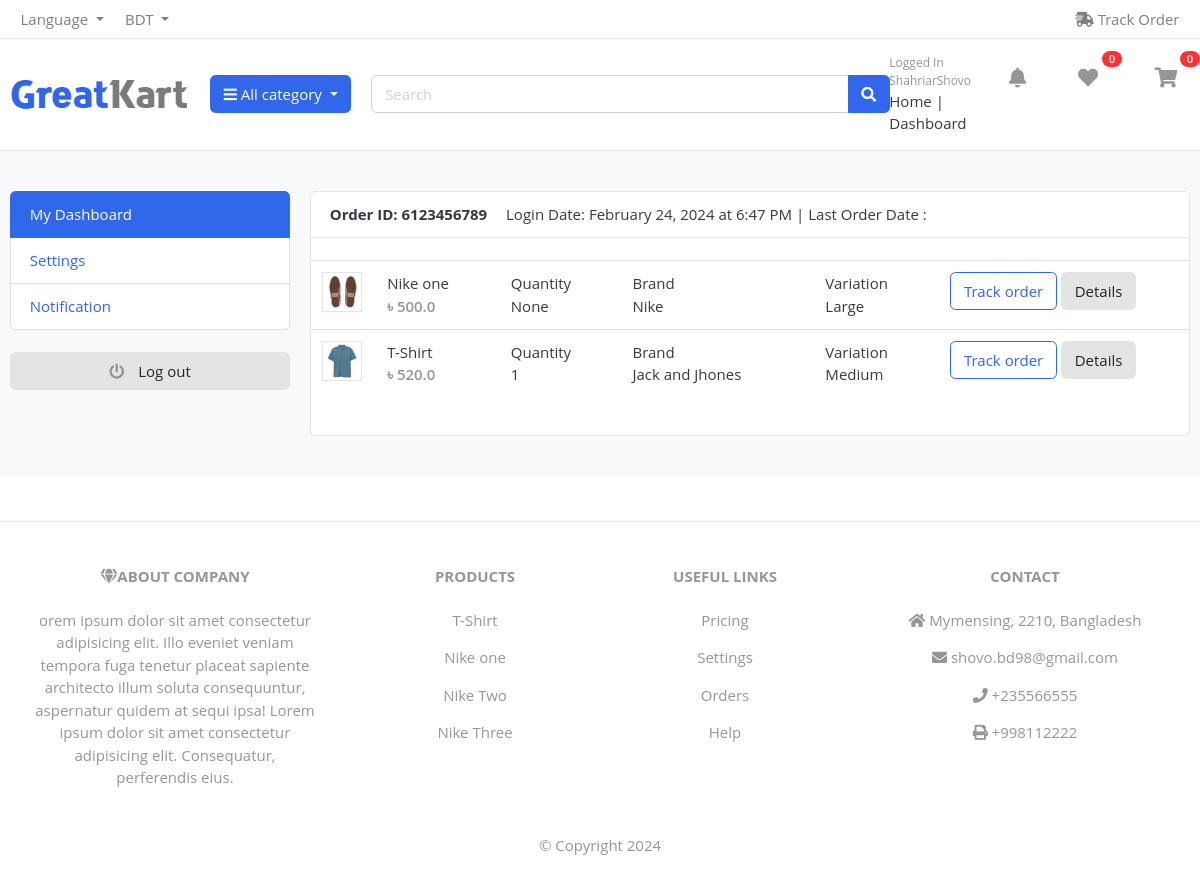
The app's page /auth/cash_on_delivery/ (signed in), older data.
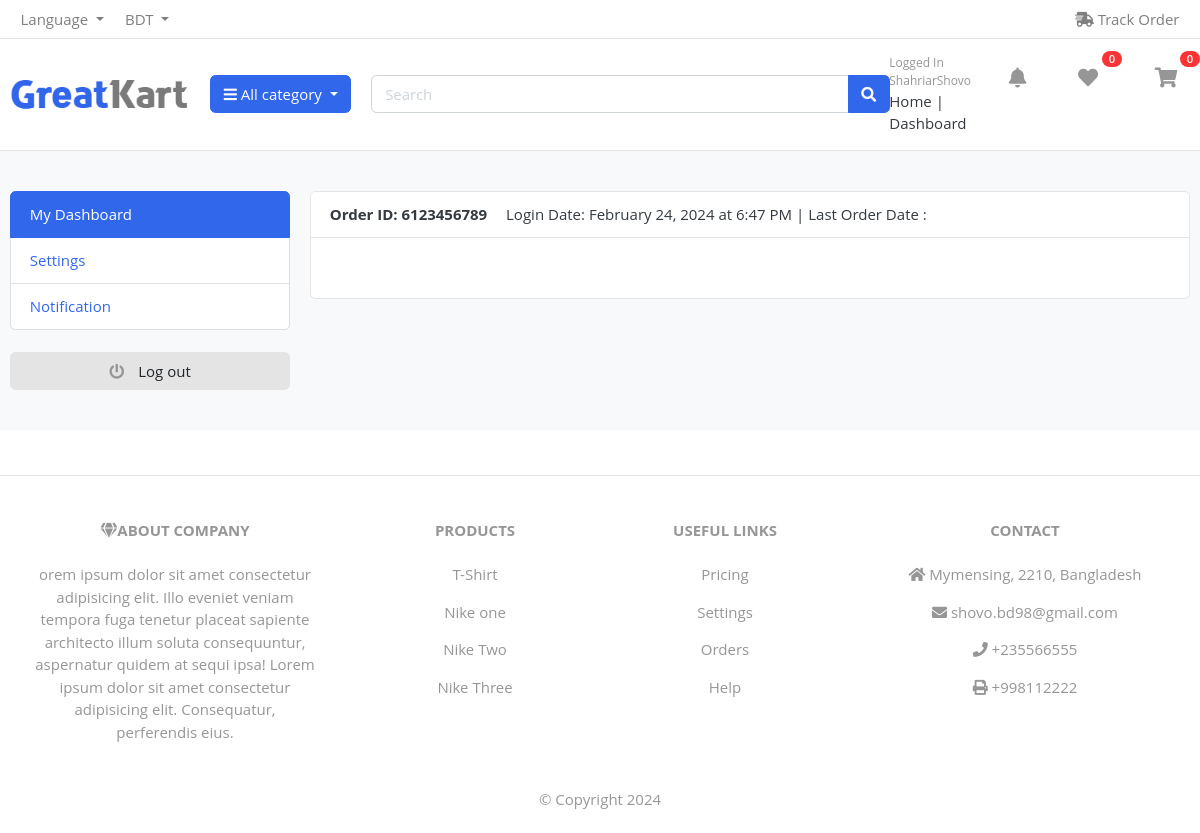
The same page, newer data.
### orders/models/product_ordered.py (models this page shows)
class Products_Ordered(models.Model):
    ordered = models.ForeignKey(Order,on_delete=models.CASCADE, null=True, blank=True, related_name='product_order')
    product_name = models.ForeignKey(Products, on_delete=models.SET_NULL, null=True, blank=True)
    product_Size_variant = models.ForeignKey(Product_Size_variant, on_delete=models.SET_NULL, blank=True, null=True)
    quantity = models.IntegerField(null=True,blank=True)
    each_product_price = models.FloatField(null=True,blank=True)
    def __str__(self) -> str:
        return self.product_name.product_name

### products/models/products_model.py (models this page shows, shortened)
class Products(models.Model):
    in_stock=1
    out_of_stock=2
    free=1
    not_free=2
    available = ((in_stock,'In Stoke') , (out_of_stock,'Out of Stock'))
    shipping_fee= ((free,'Free') , (not_free,'Not Free'))
    product_name = models.CharField(max_length=50)
    product_image = models.ImageField(upload_to='products')
    product_price = models.FloatField()
    product_old_price = models.FloatField()
    product_discription = models.TextField()
    model = models.CharField(max_length=50, blank=True, null=True)
    product_brand = models.ForeignKey(Product_Brand, on_delete=models.CASCADE, related_name='product_prand')
    product_category = models.ForeignKey(Product_Categories, on_delete=models.CASCADE, related_name='category')
    product_delivery_country = models.ManyToManyField(Product_Delivery_Country,  null=True, blank=True)
    product_size = models.ManyToManyField(Product_Size_variant,  null=True, blank=True)
    product_color = models.ManyToManyField(Product_Color_Variant,  null=True, blank=True)
    available_choose = models.PositiveSmallIntegerField(choices=available,blank=True, null=True)
    shipping_fee = models.PositiveSmallIntegerField(choices=shipping_fee,blank=True, null=True)
    def __str__(self) -> str:
        return self.product_name

### product_categories/models/product_brand.py (models this page shows)
class Product_Brand(models.Model):
    brand_name = models.CharField(max_length=30)
    brand_created = models.DateTimeField(auto_now=True)
    brand_updated = models.DateTimeField(auto_now_add=True)
    def __str__(self) -> str:
        return self.brand_name

### products/models/product_variation/size_variant.py (models this page shows)
class Product_Size_variant(models.Model):
    size_name = models.CharField(max_length=50)
    price = models.FloatField()
    def __str__(self) -> str:
        return self.size_name

### user_auth/views/dashboard/dashboard_options/cash_on_deliverys.py (the view)
# urls.py: path('cash_on_delivery/', cash_on_deliverys , name='cash_on_deliverys'),
def cash_on_deliverys(request):
    user = request.user
    cash_on_deliverys= Products_Ordered.objects.filter(ordered__user=user, ordered__payment_status='Cash_on_delivery')
    print(" cash_on_delivery _____________", cash_on_deliverys)
    context={
        'cash_on_deliverys':cash_on_deliverys
    }
    return render(request,'dashboard_options/cash_on_deliverys.html',context)

### cart/templatetags/cart_tag.py (called while the page is built)
@register.filter
def cart_total(user):
    cart_total_item = Cart_Item.objects.filter(cart__user=user, cart__is_paid=False)
    return cart_total_item.count()

@register.filter
def wish_list_total(user):
    wishlist_total_item = Wish_List.objects.filter(user=user, is_added=True)
    return wishlist_total_item.count()

### product_categories/views/brand_context_processor.py (called while the page is built)
def brands(request):
    brand_name = Product_Brand.objects.all()
    return {'brand_name': brand_name}

### product_categories/views/category_context_processors.py (called while the page is built)
def categories(request):
    category_name = Product_Categories.objects.all()
    return {'category_name' : category_name}

### system_setting/models/contact.py (called while the page is built)
    def __str__(self) -> str:
        return self.country_name

### system_setting/views/contact_and_details.py (called while the page is built)
def contact_and_details(request):
    get_contact = Contact.objects.first()
    get_product = Products.objects.all()[:4]
    print(get_contact)
    return {'get_contact': get_contact, 'get_product':get_product,}

### templates/dashboard_options/cash_on_deliverys.html
{% extends 'base/base.html' %}
{% load static %}
{% block headers %}
{% include 'include/main_include_file.html' %}
{% endblock headers %}
{% block body %}
<section class="section-conten padding-y bg">
    <div class="container">
        <div class="row">
        {% include "dashboard/user_options.html" %}
        <main class="col-md-9">
            <article class="card">
            <header class="card-header">
                <strong class="d-inline-block mr-3">Order ID: 6123456789</strong>
                <span>Login Date: {{ user.last_login|date:"F j, Y" }} at {{ user.last_login|time:"g:i A" }}</span> |
                <span>Last Order Date : {{get_order.created}} </span>
            </header>
            <table class="table table-hover">
                {% for cash_on_delivery in cash_on_deliverys %}
                <tr>
                    <td width="65">
                        <img src="{{cash_on_delivery.product_name.product_image.url}}" class="img-xs border">
                    </td>
                    <td>
                        <p class="title mb-0">{{cash_on_delivery.product_name}}</p>
                        <var class="price text-muted">&#2547; {{cash_on_delivery.each_product_price}}</var>
                    </td>
                    <td> Quantity <br> {{cash_on_delivery.quantity}} </td>
                    <td>Brand <br> {{cash_on_delivery.product_name.product_brand}}  </td>
                    <td>Variation<br> {{cash_on_delivery.product_Size_variant}} </td>
                    <td width="250"> <a href="#" class="btn btn-outline-primary">Track order</a> <a href="#" class="btn btn-light"> Details </a> </td>
                </tr>
                {% endfor %}
            </table>
            </article>
        </main>
    </div>
    </div>
    </section>
{% include "include/footer.html" %}
{% endblock body %}

### templates/include/footer.html
<footer class="text-center text-lg-start bg-body-tertiary text-muted">
	<section class="d-flex justify-content-center justify-content-lg-between p-4 border-bottom">
	</section>
	<section class="">
	  <div class="container text-center text-md-start mt-5">
		<div class="row mt-3">
		  <div class="col-md-3 col-lg-4 col-xl-3 mx-auto mb-4">
			<h6 class="text-uppercase fw-bold mb-4">
			  <i class="fas fa-gem me-3"></i>About Company
			</h6>
			<p>
			 {{get_contact.company_about}}
			</p>
		  </div>
		  <div class="col-md-2 col-lg-2 col-xl-2 mx-auto mb-4">
			<h6 class="text-uppercase fw-bold mb-4">
			  Products
			</h6>
			{% for products in get_product %}
			<p>
			  <a href="#!" class="text-reset">{{products}}</a>
			</p>
			{% endfor %}
		  </div>
		  <div class="col-md-3 col-lg-2 col-xl-2 mx-auto mb-4">
			<h6 class="text-uppercase fw-bold mb-4">
			  Useful links
			</h6>
			<p>
			  <a href="#!" class="text-reset">Pricing</a>
			</p>
			<p>
			  <a href="#!" class="text-reset">Settings</a>
			</p>
			<p>
			  <a href="#!" class="text-reset">Orders</a>
			</p>
			<p>
			  <a href="#!" class="text-reset">Help</a>
			</p>
		  </div>
		  <div class="col-md-4 col-lg-3 col-xl-3 mx-auto mb-md-0 mb-4">
			<h6 class="text-uppercase fw-bold mb-4">Contact</h6>
			<p><i class="fas fa-home me-3"></i> {{get_contact.city_name}}, {{get_contact.city_post_code}}, {{get_contact.country_name}}</p>
			<p>
			  <i class="fas fa-envelope me-3"></i>
			  {{get_contact.email}}
			</p>
			<p><i class="fas fa-phone me-3"></i> {{get_contact.phone}}</p>
			<p><i class="fas fa-print me-3"></i> {{get_contact.telephone}}</p>
		  </div>
		</div>
	  </div>
	</section>
	<div class="text-center p-4" style="">
	  ©  Copyright {% now 'Y' %}
	</div>
  </footer>

Row changes from the older to the newer data that the page shows:
removed Products_Ordered: product_name.product_image (picture), product_name "Nike one", each_product_price "500.0", quantity "None", product_name.product_brand "Nike", product_Size_variant "Large"
removed Products_Ordered: product_name.product_image (picture), product_name "T-Shirt", each_product_price "520.0", quantity "1", product_name.product_brand "Jack and Jhones", product_Size_variant "Medium"
